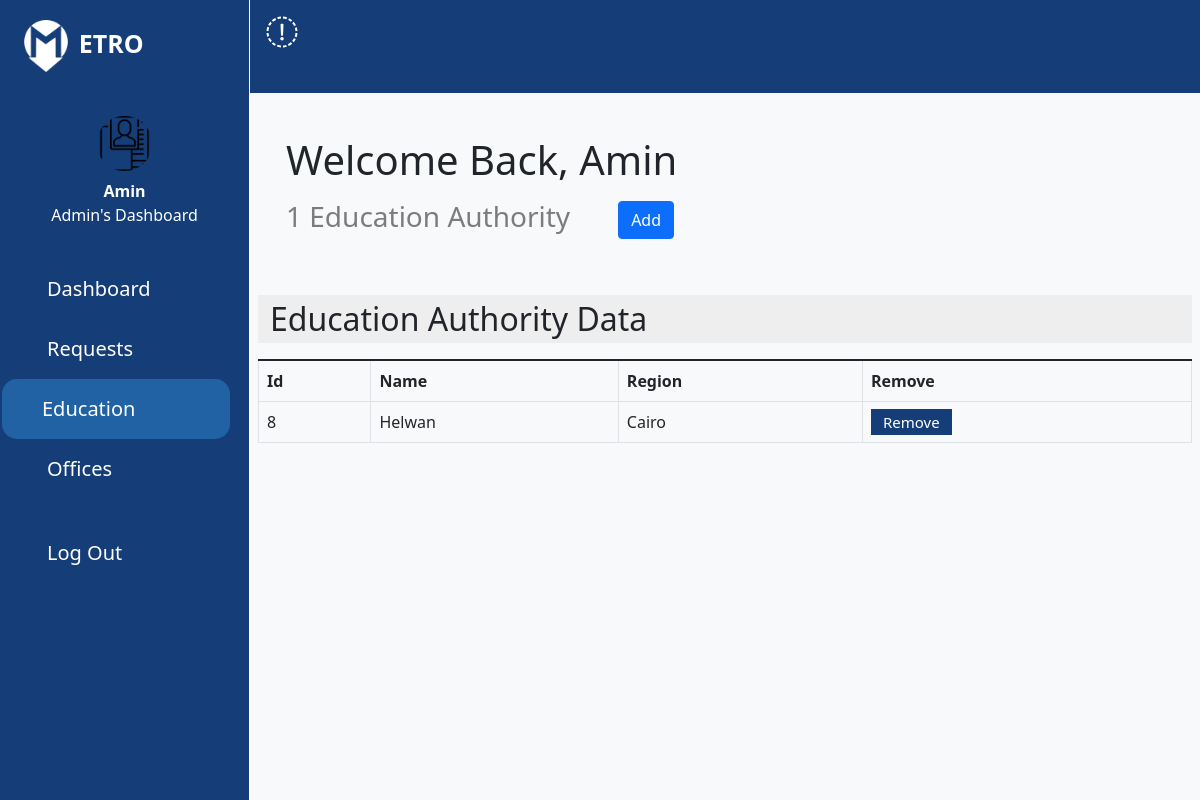
Screenshot of /assets/dashboardEdu.php (signed in) with the database file from the repository.
### tables this page shows
CREATE TABLE `education_athourity` (
  `id` int(11) NOT NULL,
  `name` varchar(100) NOT NULL,
  `password` varchar(100) NOT NULL,
  `region` varchar(100) NOT NULL
);

### assets/dashboardEdu.php (the view, shortened to what this page needs)
<?php
include '../config/config.php';
$admin_id = $_SESSION['admin_id'];
$sql = "SELECT * FROM `admin` WHERE id='$admin_id'";
$result = mysqli_query($conn, $sql);
$admin_arr = mysqli_fetch_assoc($result);
$stmt_1 = "SELECT COUNT(*) FROM `education_athourity`";
$result_2 = mysqli_query($conn, $stmt_1);
$count_edu = mysqli_fetch_assoc($result_2);
$stmt_2 = "SELECT * FROM `education_athourity`";
$result_3 = mysqli_query($conn, $stmt_2);
?>
<!DOCTYPE html>
<html lang="en">
<head>
    <link rel="stylesheet" href="sassPract/css/normalize.css">
    <link rel="stylesheet" href="sassPract/css/all.min.css">
    <link rel="stylesheet" href="sassPract/css/bootstrap.min.css">
    <link rel="stylesheet" href="sassPract/css/main.css">
</head>
<body>
<div class="mainWrapper mainWrapperReq">
    <nav id="sidebar" class="sidebar toggled">
        <div class="sidebar-brand" >
            <img src="sassPract/css/img/adminIcons/istanbul-metro-logo.png" style="filter: invert();" class="w-25" alt=""> ETRO
        </div>
        <div class="sidebar-content">
            <div class="sidebar-user">
                <img src="sassPract/css/img/adminIcons/personal-information.png " class="w-25 img-fluid rounded-circle mb-2" alt="admin">
                <div class="fw-bold"><?=$admin_arr['admin_name']?></div>
                <p>Admin's Dashboard</p>
            </div>
            <ul class="sidebar-nav ">
                    <ul>
                        <li class="sidebar-item "><a class="sidebar-link text-white" href="dashboard.php">Dashboard</a></li>
                        <li class="sidebar-item "><a class="sidebar-link text-white" href="dashboardReq.php">Requests</a></li>
                        <li class="sidebar-item dashLinkActive"><a class="sidebar-link text-white" href="#">Education</a></li>
                        <li class="sidebar-item"><a class="sidebar-link text-white"href="dashboardOffices.php">Offices</a></li>  <br>
                        <li class="sidebar-item"><form action="" method="get"><button name="logout" class="sidebar-link text-white" style="border: 0px;" >Log Out</button></form></li>
                    </ul>
            </ul>
        </div>
    </nav>
<div class="main d-flex  flex-column bg-light ">
    <div>
        <nav class="navbar navbar-expand-lg navbar-light  p-3 sticky-top">
            <a class=" d-flex me-2 sidebar-toggle">
                <i class="fa-sharp fa-solid fa-bars fa-2x " style="color: white; cursor: pointer;"></i>
            </a>
            </div>
   <div class="content d-flex mt-3 p-2">
    <div class="container-fluid">
<div class="header mt-5 mb-5
">
    <h1 class="header-title mb-3 ps-3">
    Welcome Back, <?=$admin_arr['admin_name']?>
    </h1>
   <div class=" d-flex">
<h3 class="ms-3 text-black-50"> <?=$count_edu['COUNT(*)']?> Education Authority</h3>
  <h3><button type="button" class="btn btn-primary ms-5" data-bs-toggle="modal" data-bs-target="#staticBackdrop">
   Add
  </button>
     </h3>
   </div>
</div>
<div class="row d-flex ">
        <table class="table table-bordered ">
          <thead> <p class="fs-2" style="background-color: #eee;">Education Authority Data</p></thead>
            <tr>
              <th>Id</th>
              <th>Name</th>
              <th>Region</th>
              <th>Remove</th>
            </tr>
            <?php
              while ($edu_arr = mysqli_fetch_assoc($result_3)) { ?>
                <tr>
                <td><?=$edu_arr['id']?></td>
                <td><?=$edu_arr['name']?></td>
                <td><?=$edu_arr['region']?></td>
                <td><a href="../handlers/remove_edu.php?id=<?=$edu_arr['id']?>" style="text-decoration: none;" class="dashBtnn">Remove</a></td>
              </tr>
            <?php
              }
            ?>
          </table>
    </div>
</div>
    </div>
   </div>
        </div>
</body>
</html>

### assets/sassPract/css/main.css (style rules this page uses)
.dashBtnn { font-size: 15px; padding: 1px 10px 1px 10px; border: 2px solid #153d77; background-color: #153d77; color: white; width: -moz-fit-content !important; width: fit-content !important; cursor: pointer; font-weight: 400; }
.mainWrapper { align-items: stretch; display: flex; overflow: hidden; position: relative; width: 100%; }
.mainWrapper::before { content: " "; background-color: #153d77; height: 250px; position: absolute; left: 0; top: 0; width: 100%; }
.mainWrapperReq::before { height: 93px !important; }
.toggled { margin-left: 0 !important; }
.sidebar { margin-left: -250px; background-color: #153d77; max-width: 250px; border-right: 1px solid #fff; min-width: 250px; transition: margin-left 0.4s ease-in-out, left 0.4s ease-in-out, margin-right 0.4s ease-in-out, right 0.4s ease-in-out; z-index: 2; -webkit-transition: margin-left 0.4s ease-in-out, left 0.4s ease-in-out, margin-right 0.4s ease-in-out, right 0.4s ease-in-out; -moz-transition: margin-left 0.4s ease-in-out, left 0.4s ease-in-out, margin-right 0.4s ease-in-out, right 0.4s ease-in-out; -ms-transition: margin-left 0.4s ease-in-out, left 0.4s ease-in-out, margin-right 0.4s ease-in-out, right 0.4s ease-in-out; -o-transition: margin-left 0.4s ease-in-out, left 0.4s ease-in-out, margin-right 0.4s ease-in-out, right 0.4s ease-in-out; }
.sidebar-brand { background-color: #153d77; color: white; display: block; font-size: 25px; font-weight: bold; padding: 20px; text-decoration: none; width: 100%; }
.sidebar-content { background-color: #153d77; display: flex; flex-direction: column; height: 100%; min-height: 100%; transition: margin-left 0.4s ease-in-out, left 0.4s ease-in-out, margin-right 0.4s ease-in-out, right 0.4s ease-in-out; }
.sidebar-user { background-color: #153d77; color: #fff; padding: 1.5rem 1rem 1rem; text-align: center; }
.sidebar-nav { background-color: transparent; display: flex; justify-content: flex-start; list-style: none; margin: 0%; padding: 0; }
.sidebar-item { list-style: none !important; padding: 5px; }
.sidebar-link { background-color: transparent; color: #000000; cursor: pointer; display: block; font-size: 20px; padding: 10px; font-weight: 400; position: relative; text-decoration: none; }
.main { width: 100%; min-height: 100vh; min-width: 0; }
.dashLinkActive { background-color: #2062a4; border: none; border-radius: 15px; -webkit-border-radius: 15px; -moz-border-radius: 15px; -ms-border-radius: 15px; -o-border-radius: 15px; padding: 5px 85px 5px 30px; margin-left: -30px; }
.AppForm .AppFormRight h2, p { z-index: 1; }

### rows the page displays
education_athourity: id "8", name "Helwan", region "Cairo"

### other values shown
$admin_arr['admin_name'] "Amin"
$count_edu['COUNT(*)'] "1"
